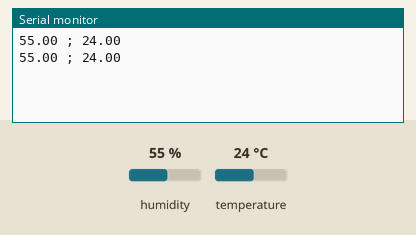
Recording of a sketch running on a simulated Arduino Uno, built with avr-gcc and run on an emulated ATmega328P. Parts: the last lines printed to the serial monitor. The inputs (shaded band) are chosen by the test bench; at power-on: humidity 55 %, temperature 24 °C.

Above: at 2.8 s.
2.9 s: humidity set to 22 %
At 5.3 s:
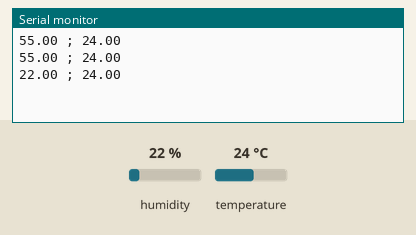
5.6 s: temperature set to 12 °C
At 6.7 s:
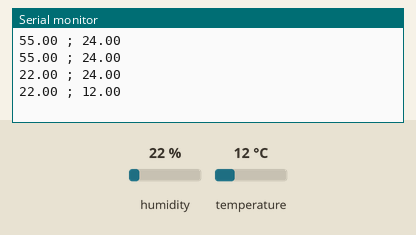
8.3 s: humidity set to 40 %
At 11.5 s:
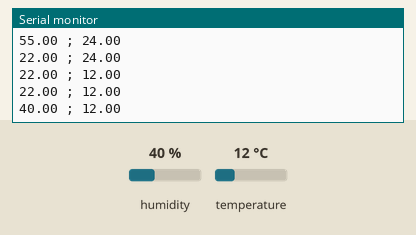
Timing chart, 0 to 13.0 s (numbered marks = the images above; inputs shaded):
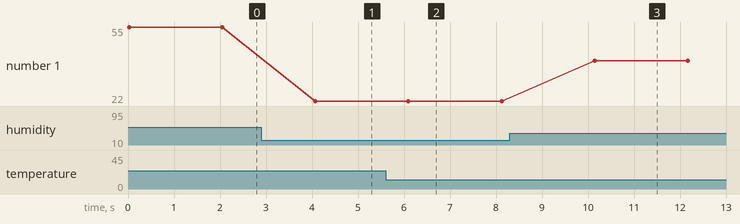

The sketch:

codigoatualizado.ino.ino
```cpp
#include "DHT.h"
#define dht_type DHT11
int dht_pin = A0;
DHT dht_1 = DHT(dht_pin, dht_type);
void setup() {
  Serial.begin(9600);
  dht_1.begin();
}
void loop() {
  float umidade = dht_1.readHumidity();
  float temperatura = dht_1.readTemperature();
  if(isnan(temperatura) or isnan(umidade)){
    Serial.println("Erro ao ler");
  } else {
    //Serial.print("Umidade: ");
    Serial.print(umidade);
    Serial.print(" ; ");
    //Serial.print(" Temperatura: ");
    Serial.println(temperatura);
  }
  delay(2000);
}
```

Measured:
- after the input at 2.9 s, the serial monitor: prints a new line after 1.2 s (image 1)
- after the input at 5.6 s, the serial monitor: prints a new line after 0.50 s (image 2)
- after the input at 8.3 s, the serial monitor: prints a new line after 1.8 s (image 3)
- plotted number 1: 55 → 22 after the input at 2.9 s, 22 → 40 after the input at 8.3 s
